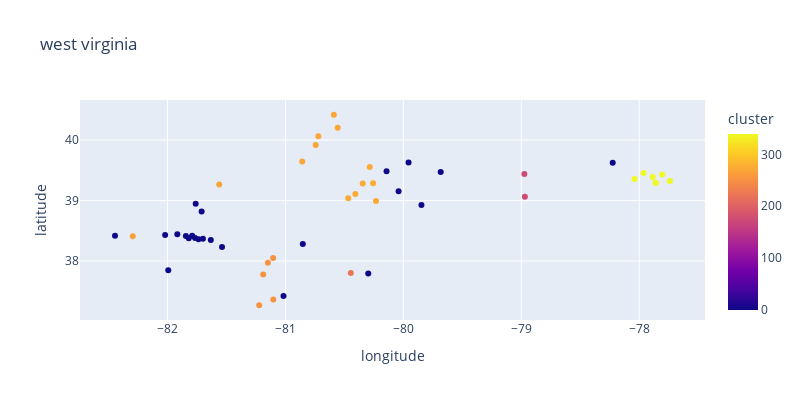

Notebook code cell kept with this figure:
### Markdown cell above
##### WV

### Code cell
state_name = "west virginia"

fig = px.scatter(
    df_merged[df_merged[STATE].isin([state_name])],
    y=LATITUDE,
    x=LONGITUDE,
    color=CLUSTER,
    hover_data=[CITY, STATE, MSA, POPULATION],
    height=400,
    width=800,
    title=f"{state_name}"
)
fig.update_layout(uniformtext_mode="hide", showlegend=False)
fig.show()

### Figure 1 — Plotly figure (JSON) as saved in the notebook; plotly's stock layout.template omitted (floating-point values rounded to 4 significant figures; data arrays with more than 128 entries replaced by an {"elided": "..."} marker saying what was removed)
{"data": [{"customdata": {"elided": "51x4 mixed values"}, "hovertemplate": "longitude=%{x}<br>latitude=%{y}<br>city=%{customdata[0]}<br>state=%{customdata[1]}<br>msa=%{customdata[2]}<br>population=%{customdata[3]}<br>cluster=%{marker.color}<extra></extra>", "legendgroup": "", "marker": {"color": [270, 252, 174, 270, -1, -1, -1, -1, -1, 252, 274, -1, -1, -1, -1, -1, 252, -1, -1, 274, 174, -1, -1, 268, 274, 274, 252, -1, 274, 340, -1, -1, 274, -1, 340, 340, 340, 340, -1, 270, 268, -1, 340, 270, 252, -1, 340, -1, 222, -1, 270], "coloraxis": "coloraxis", "symbol": "circle"}, "mode": "markers", "name": "", "orientation": "v", "showlegend": false, "type": "scatter", "x": [-80.86, -81.1, -78.97, -80.56, -81.77, -78.22, -81.71, -81.02, -81.74, -81.15, -80.41, -80.04, -81.99, -81.54, -81.79, -81.76, -81.22, -80.14, -82.45, -80.23, -78.97, -82.02, -81.82, -82.29, -80.26, -80.47, -81.19, -81.84, -80.34, -77.86, -80.85, -81.92, -80.29, -79.68, -77.74, -77.89, -78.04, -77.96, -79.96, -80.72, -81.56, -81.63, -77.8, -80.59, -81.1, -81.7, -77.86, -80.3, -80.45, -79.85, -80.74], "xaxis": "x", "y": [39.64, 38.05, 39.06, 40.21, 38.38, 39.62, 38.82, 37.42, 38.36, 37.97, 39.11, 39.15, 37.85, 38.23, 38.42, 38.95, 37.27, 39.49, 38.42, 38.99, 39.44, 38.43, 38.38, 38.41, 39.29, 39.04, 37.78, 38.41, 39.28, 39.3, 38.28, 38.44, 39.55, 39.47, 39.33, 39.39, 39.36, 39.46, 39.63, 40.06, 39.27, 38.35, 39.43, 40.42, 37.37, 38.37, 39.29, 37.8, 37.8, 38.93, 39.92], "yaxis": "y"}], "layout": {"coloraxis": {"colorbar": {"title": {"text": "cluster"}}, "colorscale": [[0, "#0d0887"], [0.1111, "#46039f"], [0.2222, "#7201a8"], [0.3333, "#9c179e"], [0.4444, "#bd3786"], [0.5556, "#d8576b"], [0.6667, "#ed7953"], [0.7778, "#fb9f3a"], [0.8889, "#fdca26"], [1, "#f0f921"]]}, "height": 400, "legend": {"tracegroupgap": 0}, "showlegend": false, "title": {"text": "west virginia"}, "uniformtext": {"mode": "hide"}, "width": 800, "xaxis": {"anchor": "y", "domain": [0, 1], "title": {"text": "longitude"}}, "yaxis": {"anchor": "x", "domain": [0, 1], "title": {"text": "latitude"}}}}
